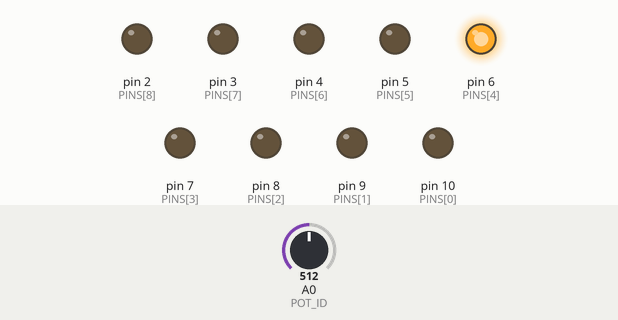
Simulated run of this sketch. Board: Arduino Uno, built with avr-gcc and run on an emulated ATmega328P. Parts: output pins drawn as LEDs (lit = HIGH). The test bench sets the inputs (shaded band); at power-on: A0 (POT_ID) = 512.

Above: at 1.2 s.
1.3 s: A0 (POT_ID) set to 716
At 1.71 s:
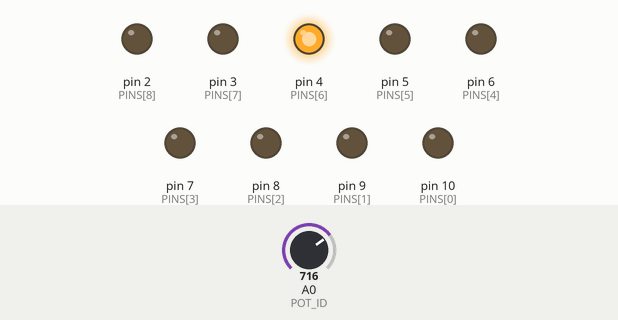
At 2.07 s:
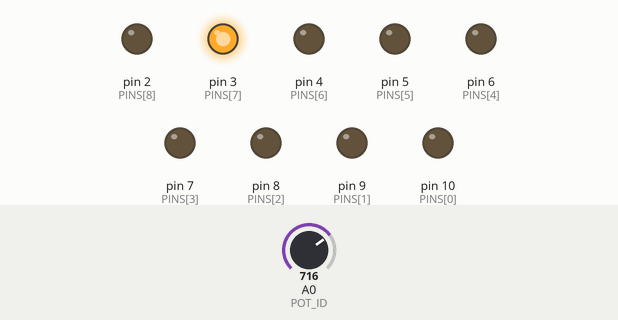
4.3 s: A0 (POT_ID) set to 735
At 4.58 s:
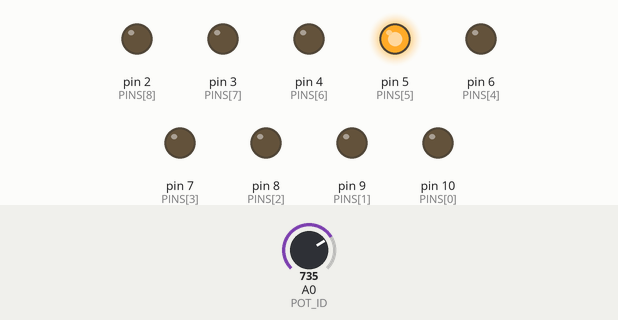
7.3 s: A0 (POT_ID) set to 900
Timing chart, 0 to 16.3 s (numbered marks = the images above; inputs shaded):
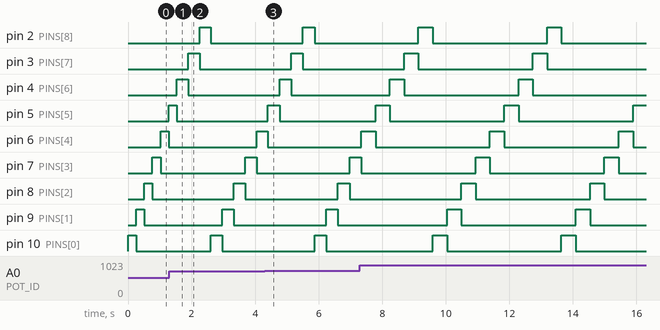

The sketch:

lightSequence.ino
```cpp
/*
  Light sequence

  Turns an LED on for the set time by the potentiometer. After the specific period, it turns the current one off
  and jumps to the next one till the chain is finished. This cyclus will be repeated infinitly.

  Created: 09 April 2019
  Author: Patrick Scheidegger

  This code was intentionally created for the LB 2 of the learning unit (module) 242.
*/

// the ID's of the pins
const int PINS[] = {10,9,8,7,6,5,4,3,2};

const int POT_ID = 0;

void setup() {
  Serial.begin(9600);
  // initialize the LEDs and turn them off
  for(int i = 0; i < 9; i++){
    pinMode(PINS[i],OUTPUT);
    digitalWrite(PINS[i],LOW);
  }
}

/*
 * Gets the time out based on the user input
 * of the potentiometer
 *
 * return int, time out duration in milliseconds
 */
int getTimeOut(){
  int timeOut = analogRead(POT_ID);
  // set minimum time out
  if(timeOut <= 40){
    timeOut = 40;
  }
  timeOut /= 2;
  return timeOut;
}

void loop() {
  // turn one LED on for a specific time, then turn it off
  for(int i = 0; i < 9; i++){
    digitalWrite(PINS[i],HIGH);
    delay(getTimeOut());
    digitalWrite(PINS[i],LOW);
  }
}
```

Measured:
- the behaviour switches between 725 and 726 on A0 (POT_ID) (found by bisection; images 2 and 3)
- after the input at 1.3 s, pin 5 (PINS[5]): goes on until 1.5 s, then stays LOW
- by itself, pin 2 (PINS[8]), pin 3 (PINS[7]), pin 4 (PINS[6]), pin 6 (PINS[4]), pin 7 (PINS[3]), pin 8 (PINS[2]), pin 9 (PINS[1]), pin 10 (PINS[0]): alternates HIGH for 0.45 s and LOW for 3.6 s
